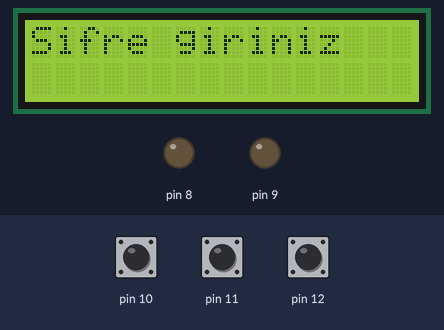
Simulated run of this sketch. Board: Arduino Uno, built with avr-gcc and run on an emulated ATmega328P. On the bench: 16×2 character LCD, output pins drawn as LEDs (lit = HIGH). Inputs (shaded band) come from the test bench; at power-on: pin 10 HIGH, pin 11 HIGH, pin 12 HIGH. What the sketch prints to the serial monitor is not drawn.

Above: at 1.2 s.
1.3 s: pin 10 pulled LOW for 1 s
At 2.4 s:
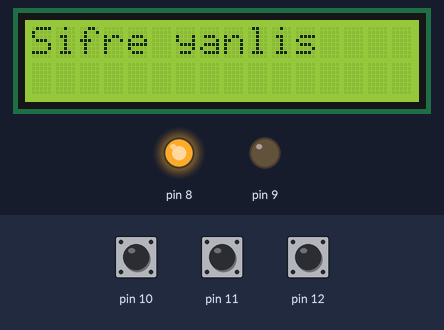
At 5.0 s:
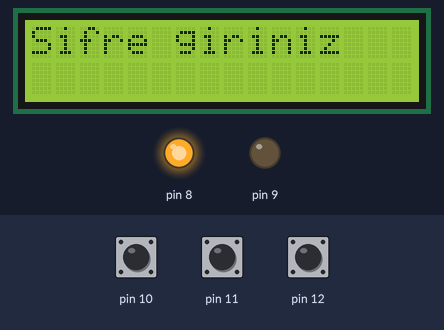
5.3 s: pin 10 pulled LOW for 3.2 s
10.0 s: pin 11 pulled LOW for 3.2 s
16.2 s: pin 11 pulled LOW for 1 s
Timing chart, 0 to 19.2 s (numbered marks = the images above; inputs shaded):
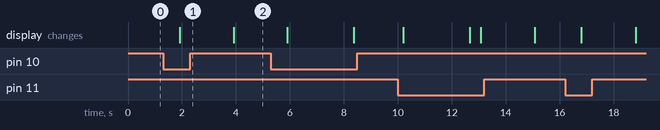

Measured:
- after the input at 1.3 s, pin 8: LOW → HIGH after 0.61 s; the display: changes after 0.61 s (image 1)

The sketch:

password_3buttons.ino
```cpp
#include <LiquidCrystal.h>
LiquidCrystal lcd(2,3,4,5,6,7);
const int code[]={1,3,2};
int input[3];
int counter=0;
void setup(){
  Serial.begin(9600);
  lcd.begin(16,2);
  pinMode(8,OUTPUT);
  pinMode(9,OUTPUT);
  pinMode(10,INPUT_PULLUP);
  pinMode(11,INPUT_PULLUP);
  pinMode(12,INPUT_PULLUP);
}

void loop(){
    int button1val=digitalRead(10);
    int button2val=digitalRead(11);
    int button3val=digitalRead(12);
  if(button1val==LOW){
      input[counter]=1;
      counter=counter+1;
      delay(200);
      for (int i=0;i<3;i++){
        Serial.print(input[i]);}}
    else if(button2val==LOW){
      input[counter]=2;
      counter=counter+1;
      delay(200);
      for (int i=0;i<3;i++){
        Serial.print(input[i]);}}
    else if(button3val==LOW){
      input[counter]=3;
      counter=counter+1;
      delay(200);
      for (int i=0;i<3;i++){
        Serial.print(input[i]);}}
    else if(counter==3){
      counter=0;}

  if (input[0]==0 || input[1]==0 || input[2]==0){
      lcd.setCursor(0, 0);
      lcd.print("Sifre giriniz");}
    else if(input[0]==code[0] && input[1]==code[1] && input[2]==code[2]){
      lcd.clear();
      lcd.print("Sifre dogru");
      digitalWrite(9,HIGH);
      delay(5000);
      for (int j=0;j<3;j++){
        input[j]=0;}}
    else{
      lcd.clear();
      lcd.print("Sifre yanlis");
      digitalWrite(8,HIGH);
      delay(2000);
        for (int j=0;j<3;j++){
        input[j]=0;}}
  }
```
